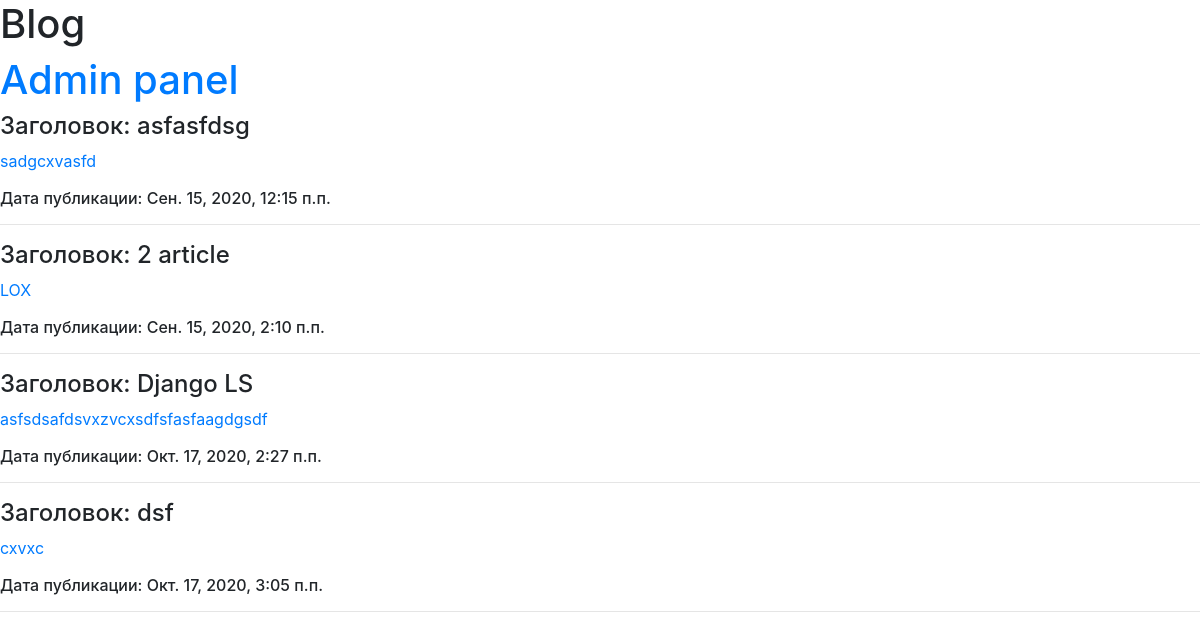
The page / on the database its author committed.
### article/models.py (models this page shows)
class Article(models.Model):
    article_title = models.CharField('Заголовок', max_length=200)  # Zagolovok statbi
    article_text = models.TextField('Стаття') # sam text
    article_date = models.DateTimeField('Дата публикации', default=datetime.datetime.now)  # data
    class Meta():
        db_table = "article"

### article/views.py (the view)
# urls.py: path('', views.articles),
def articles(request):
    return render(request, 'articles.html', {"articles":Article.objects.all()})

### templates/articles.html
{% extends 'main.html' %}
{% block article%}
{% for article in articles %}
	<h4>Заголовок: {{ article.article_title}}</h4>
	<p><a href="/articles/get/{{article.id}}">{{article.article_text}}</a></p>
	<h6>Дата публикации: {{ article.article_date}}</h6>
	<hr>
{% endfor %}
{% endblock %}

### templates/main.html (shortened to what this page needs)
{% load static%}
<!DOCTYPE html>
<html lang="en">
<head>
	<link rel="stylesheet" type="text/css" href="{% static '/css/bootstrap.css' %}">
</head>
<body>
	<h1>Blog</h1>
	<h1><a href="admin/">Admin panel</a></h1>
	{% block article %}{% endblock %}
</body>
</html>

### rows shown on the page
Article: article_title "asfasfdsg", article_text "sadgcxvasfd", article_date "Сен. 15, 2020, 12:15 п.п."
Article: article_title "2 article", article_text "LOX", article_date "Сен. 15, 2020, 2:10 п.п."
Article: article_title "Django LS", article_text "asfsdsafdsvxzvcxsdfsfasfaagdgsdf", article_date "Окт. 17, 2020, 2:27 п.п."
Article: article_title "dsf", article_text "cxvxc", article_date "Окт. 17, 2020, 3:05 п.п."
